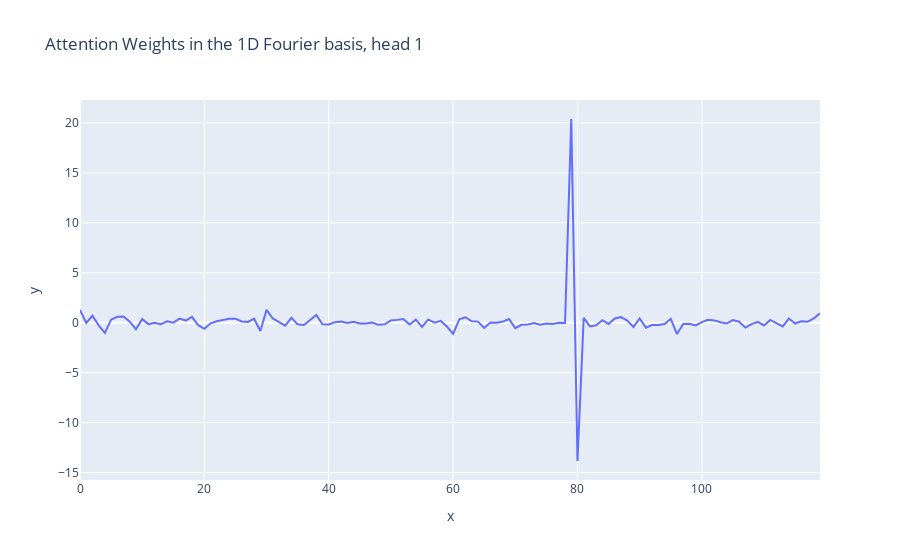
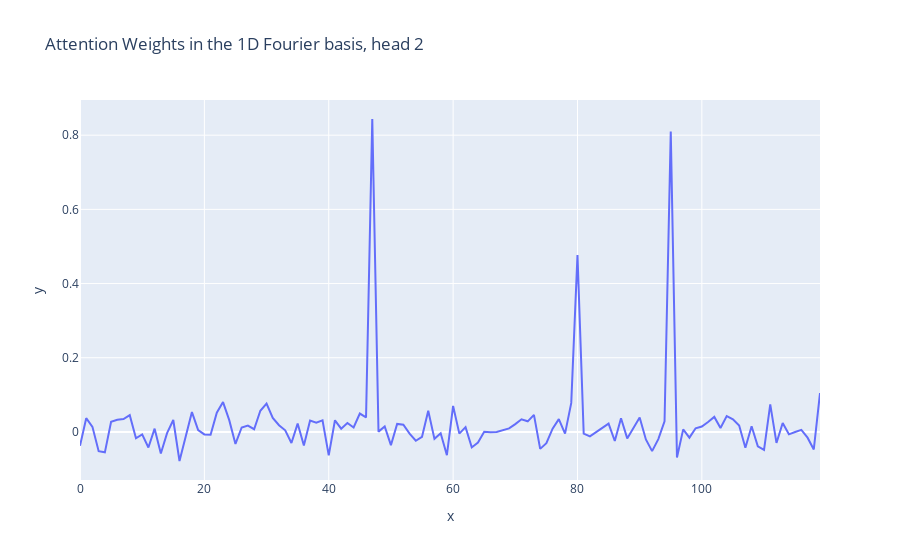
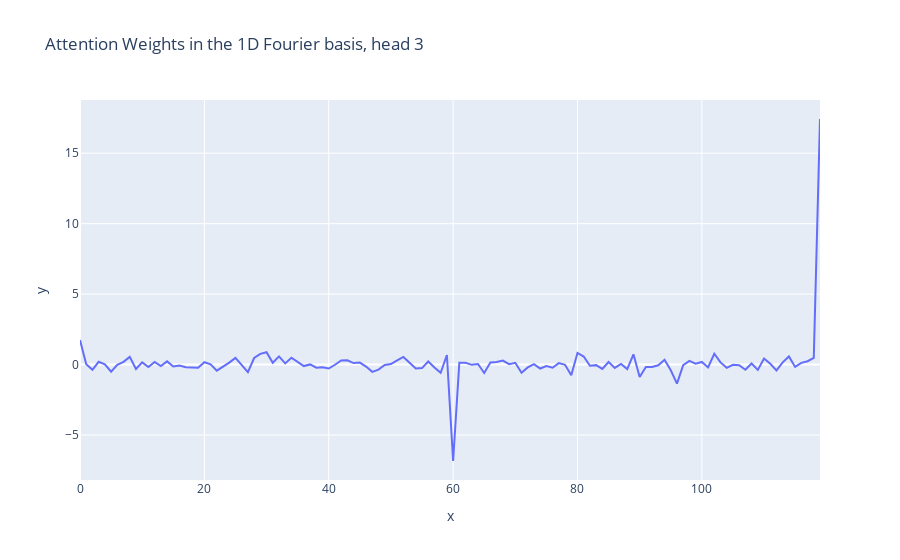
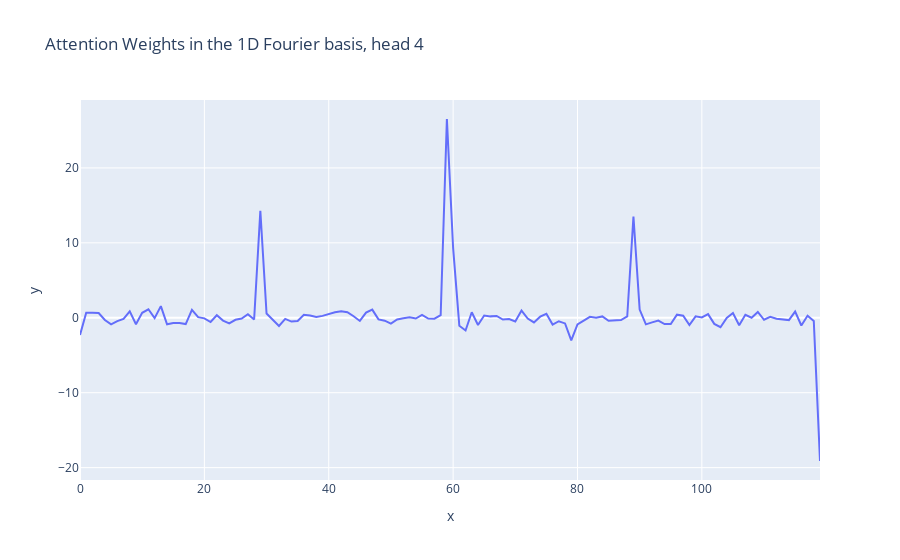

The cell these charts' notebook holds for them, in order:
### Code cell
p = 120


fourier_basis = []
fourier_basis.append(torch.ones(p)/np.sqrt(p))
fourier_basis_names = ['Const']
# Note that if p is even, we need to explicitly add a term for cos(kpi), ie
# alternating +1 and -1
for i in range(1, p//2):
    fourier_basis.append(torch.cos(2*torch.pi*torch.arange(p)*i/p))
    fourier_basis.append(torch.sin(2*torch.pi*torch.arange(p)*i/p))
    fourier_basis[-2]/=fourier_basis[-2].norm()
    fourier_basis[-1]/=fourier_basis[-1].norm()
    fourier_basis_names.append(f'cos {i}')
    fourier_basis_names.append(f'sin {i}')

if p % 2 == 0:
    cos_kpi = torch.cos(torch.pi * torch.arange(p))
    fourier_basis.append(cos_kpi / cos_kpi.norm())
    fourier_basis_names.append(f'cos {p // 2}')
fourier_basis = torch.stack(fourier_basis, dim=0).to(device)

final_pos_resid_initial = model.W_E[240, :] + model.W_pos[2, :]

eq_q = torch.einsum('m, imh -> ih', final_pos_resid_initial, W_Q)
num_k = torch.einsum('iMh, vM -> ivh', W_K, W_E)
W_attn = torch.einsum('ih, ivh -> iv', eq_q, num_k)/32

fourier_W_attn = W_attn @ fourier_basis.T

for i in range(4):
    line(fourier_W_attn[i].detach(),
        title=f'Attention Weights in the 1D Fourier basis, head {i+1}')

### Figure 1 — Plotly figure (JSON) as saved in the notebook; plotly's stock layout.template omitted (floating-point values rounded to 4 significant figures)
{"data": [{"hovertemplate": "x=%{x}<br>y=%{y}<extra></extra>", "legendgroup": "", "line": {"color": "#636efa", "dash": "solid"}, "marker": {"symbol": "circle"}, "mode": "lines", "name": "", "orientation": "v", "showlegend": false, "type": "scatter", "x": [0, 1, 2, 3, 4, 5, 6, 7, 8, 9, 10, 11, 12, 13, 14, 15, 16, 17, 18, 19, 20, 21, 22, 23, 24, 25, 26, 27, 28, 29, 30, 31, 32, 33, 34, 35, 36, 37, 38, 39, 40, 41, 42, 43, 44, 45, 46, 47, 48, 49, 50, 51, 52, 53, 54, 55, 56, 57, 58, 59, 60, 61, 62, 63, 64, 65, 66, 67, 68, 69, 70, 71, 72, 73, 74, 75, 76, 77, 78, 79, 80, 81, 82, 83, 84, 85, 86, 87, 88, 89, 90, 91, 92, 93, 94, 95, 96, 97, 98, 99, 100, 101, 102, 103, 104, 105, 106, 107, 108, 109, 110, 111, 112, 113, 114, 115, 116, 117, 118, 119], "xaxis": "x", "y": [1.275, -0.02718, 0.6943, -0.2686, -1.03, 0.3004, 0.5889, 0.621, 0.09412, -0.652, 0.3553, -0.1478, -0.01331, -0.1643, 0.1415, 0.0006207, 0.4111, 0.2096, 0.5775, -0.2469, -0.6097, -0.06948, 0.143, 0.2589, 0.3992, 0.4014, 0.1256, 0.081, 0.398, -0.8347, 1.278, 0.4174, 0.07224, -0.2963, 0.4792, -0.1667, -0.2382, 0.2956, 0.7653, -0.1593, -0.1772, 0.05205, 0.1133, -0.03044, 0.08174, -0.07997, -0.0927, 0.006454, -0.2182, -0.1683, 0.2217, 0.279, 0.355, -0.1776, 0.2989, -0.4211, 0.324, -0.003542, 0.1769, -0.386, -1.118, 0.3269, 0.5394, 0.1418, 0.1041, -0.5238, 0.007513, -0.008403, 0.1103, 0.3591, -0.5544, -0.2125, -0.1868, -0.03828, -0.214, -0.07621, -0.1384, -0.01609, -0.0398, 20.38, -13.84, 0.4784, -0.378, -0.2652, 0.2503, -0.1285, 0.4199, 0.5661, 0.2151, -0.42, 0.4246, -0.4987, -0.2443, -0.2242, -0.1334, 0.389, -1.142, -0.1234, -0.115, -0.2822, 0.05195, 0.2964, 0.226, 0.03967, -0.08757, 0.2614, 0.09905, -0.4972, -0.1428, 0.07471, -0.2827, 0.272, -0.06589, -0.3807, 0.4132, -0.08841, 0.1346, 0.08919, 0.4288, 0.9437], "yaxis": "y"}], "layout": {"autosize": true, "legend": {"tracegroupgap": 0}, "title": {"text": "Attention Weights in the 1D Fourier basis, head 1"}, "xaxis": {"anchor": "y", "autorange": true, "domain": [0, 1], "range": [0, 119], "title": {"text": "x"}, "type": "linear"}, "yaxis": {"anchor": "x", "autorange": true, "domain": [0, 1], "range": [-15.74, 22.28], "title": {"text": "y"}, "type": "linear"}}}

### Figure 2 — Plotly figure (JSON) as saved in the notebook; plotly's stock layout.template omitted (floating-point values rounded to 4 significant figures)
{"data": [{"hovertemplate": "x=%{x}<br>y=%{y}<extra></extra>", "legendgroup": "", "line": {"color": "#636efa", "dash": "solid"}, "marker": {"symbol": "circle"}, "mode": "lines", "name": "", "orientation": "v", "showlegend": false, "type": "scatter", "x": [0, 1, 2, 3, 4, 5, 6, 7, 8, 9, 10, 11, 12, 13, 14, 15, 16, 17, 18, 19, 20, 21, 22, 23, 24, 25, 26, 27, 28, 29, 30, 31, 32, 33, 34, 35, 36, 37, 38, 39, 40, 41, 42, 43, 44, 45, 46, 47, 48, 49, 50, 51, 52, 53, 54, 55, 56, 57, 58, 59, 60, 61, 62, 63, 64, 65, 66, 67, 68, 69, 70, 71, 72, 73, 74, 75, 76, 77, 78, 79, 80, 81, 82, 83, 84, 85, 86, 87, 88, 89, 90, 91, 92, 93, 94, 95, 96, 97, 98, 99, 100, 101, 102, 103, 104, 105, 106, 107, 108, 109, 110, 111, 112, 113, 114, 115, 116, 117, 118, 119], "xaxis": "x", "y": [-0.03719, 0.03694, 0.01375, -0.05182, -0.05507, 0.02752, 0.03271, 0.03449, 0.04511, -0.01716, -0.006621, -0.04211, 0.008822, -0.05813, -0.003467, 0.03205, -0.07844, -0.0126, 0.05343, 0.005022, -0.006807, -0.007658, 0.05187, 0.08036, 0.03173, -0.03228, 0.0119, 0.01705, 0.00726, 0.05712, 0.07624, 0.03777, 0.01805, 0.004243, -0.03003, 0.02239, -0.03692, 0.03055, 0.02508, 0.031, -0.06339, 0.03133, 0.008795, 0.0239, 0.01191, 0.04949, 0.03917, 0.8436, 0.0008098, 0.01466, -0.03576, 0.0215, 0.01927, -0.004667, -0.02383, -0.01332, 0.0568, -0.01873, -0.003695, -0.06283, 0.07, -0.004682, 0.01276, -0.04179, -0.02855, 0.0001785, -0.001107, -0.000307, 0.004678, 0.009491, 0.02102, 0.03411, 0.02856, 0.0459, -0.04575, -0.03049, 0.008675, 0.03446, -0.004734, 0.07822, 0.4769, -0.004659, -0.01192, -0.0003862, 0.00885, 0.02237, -0.02443, 0.03688, -0.01749, 0.01239, 0.03869, -0.02023, -0.05178, -0.01936, 0.02836, 0.8096, -0.0692, 0.006791, -0.01553, 0.009816, 0.0145, 0.0268, 0.04045, 0.01033, 0.04245, 0.03378, 0.01721, -0.04291, 0.01526, -0.0387, -0.04858, 0.07431, -0.02972, 0.02386, -0.006507, -0.0001605, 0.005576, -0.0155, -0.04721, 0.1046], "yaxis": "y"}], "layout": {"autosize": true, "legend": {"tracegroupgap": 0}, "title": {"text": "Attention Weights in the 1D Fourier basis, head 2"}, "xaxis": {"anchor": "y", "autorange": true, "domain": [0, 1], "range": [0, 119], "title": {"text": "x"}, "type": "linear"}, "yaxis": {"anchor": "x", "autorange": true, "domain": [0, 1], "range": [-0.1297, 0.8949], "title": {"text": "y"}, "type": "linear"}}}

### Figure 3 — Plotly figure (JSON) as saved in the notebook; plotly's stock layout.template omitted (floating-point values rounded to 4 significant figures)
{"data": [{"hovertemplate": "x=%{x}<br>y=%{y}<extra></extra>", "legendgroup": "", "line": {"color": "#636efa", "dash": "solid"}, "marker": {"symbol": "circle"}, "mode": "lines", "name": "", "orientation": "v", "showlegend": false, "type": "scatter", "x": [0, 1, 2, 3, 4, 5, 6, 7, 8, 9, 10, 11, 12, 13, 14, 15, 16, 17, 18, 19, 20, 21, 22, 23, 24, 25, 26, 27, 28, 29, 30, 31, 32, 33, 34, 35, 36, 37, 38, 39, 40, 41, 42, 43, 44, 45, 46, 47, 48, 49, 50, 51, 52, 53, 54, 55, 56, 57, 58, 59, 60, 61, 62, 63, 64, 65, 66, 67, 68, 69, 70, 71, 72, 73, 74, 75, 76, 77, 78, 79, 80, 81, 82, 83, 84, 85, 86, 87, 88, 89, 90, 91, 92, 93, 94, 95, 96, 97, 98, 99, 100, 101, 102, 103, 104, 105, 106, 107, 108, 109, 110, 111, 112, 113, 114, 115, 116, 117, 118, 119], "xaxis": "x", "y": [1.741, 0.02522, -0.3671, 0.1962, 0.01182, -0.5039, -0.01158, 0.1951, 0.5473, -0.3125, 0.1597, -0.1695, 0.1837, -0.1065, 0.2295, -0.1367, -0.06197, -0.1938, -0.2001, -0.2186, 0.1718, 0.02182, -0.429, -0.1678, 0.1417, 0.4724, -0.01599, -0.5354, 0.466, 0.7619, 0.8753, 0.1302, 0.5854, 0.08718, 0.4882, 0.1864, -0.103, 0.01256, -0.2222, -0.1912, -0.2762, -0.01149, 0.2967, 0.3043, 0.1098, 0.1425, -0.143, -0.5156, -0.3571, -0.02065, 0.03882, 0.2995, 0.5444, 0.1359, -0.2721, -0.2473, 0.2195, -0.198, -0.5837, 0.6834, -6.84, 0.1285, 0.1272, -0.01685, 0.04276, -0.5941, 0.1474, 0.1801, 0.2841, 0.03283, 0.1285, -0.5784, -0.1974, 0.03323, -0.2796, -0.1105, -0.2185, 0.1073, -0.01062, -0.7576, 0.8283, 0.5704, -0.07903, -0.03935, -0.302, 0.1865, -0.2374, 0.04653, -0.3212, 0.7262, -0.8814, -0.1754, -0.166, -0.0474, 0.3476, -0.4074, -1.347, -0.03554, 0.2626, 0.05923, 0.1898, -0.2027, 0.77, 0.1572, -0.2293, -0.01483, -0.04586, -0.3682, 0.07518, -0.3733, 0.4319, 0.05798, -0.4156, 0.1609, 0.5791, -0.1672, 0.1229, 0.2411, 0.4828, 17.43], "yaxis": "y"}], "layout": {"autosize": true, "legend": {"tracegroupgap": 0}, "title": {"text": "Attention Weights in the 1D Fourier basis, head 3"}, "xaxis": {"anchor": "y", "autorange": true, "domain": [0, 1], "range": [0, 119], "title": {"text": "x"}, "type": "linear"}, "yaxis": {"anchor": "x", "autorange": true, "domain": [0, 1], "range": [-8.188, 18.77], "title": {"text": "y"}, "type": "linear"}}}

### Figure 4 — Plotly figure (JSON) as saved in the notebook; plotly's stock layout.template omitted (floating-point values rounded to 4 significant figures)
{"data": [{"hovertemplate": "x=%{x}<br>y=%{y}<extra></extra>", "legendgroup": "", "line": {"color": "#636efa", "dash": "solid"}, "marker": {"symbol": "circle"}, "mode": "lines", "name": "", "orientation": "v", "showlegend": false, "type": "scatter", "x": [0, 1, 2, 3, 4, 5, 6, 7, 8, 9, 10, 11, 12, 13, 14, 15, 16, 17, 18, 19, 20, 21, 22, 23, 24, 25, 26, 27, 28, 29, 30, 31, 32, 33, 34, 35, 36, 37, 38, 39, 40, 41, 42, 43, 44, 45, 46, 47, 48, 49, 50, 51, 52, 53, 54, 55, 56, 57, 58, 59, 60, 61, 62, 63, 64, 65, 66, 67, 68, 69, 70, 71, 72, 73, 74, 75, 76, 77, 78, 79, 80, 81, 82, 83, 84, 85, 86, 87, 88, 89, 90, 91, 92, 93, 94, 95, 96, 97, 98, 99, 100, 101, 102, 103, 104, 105, 106, 107, 108, 109, 110, 111, 112, 113, 114, 115, 116, 117, 118, 119], "xaxis": "x", "y": [-2.284, 0.6804, 0.6788, 0.6324, -0.2959, -0.8809, -0.4376, -0.1438, 0.8582, -0.8599, 0.6601, 1.136, -0.04229, 1.557, -0.8629, -0.6924, -0.7095, -0.8371, 1.057, 0.08242, -0.07456, -0.5687, 0.3385, -0.3758, -0.7383, -0.2674, -0.1105, 0.4701, -0.227, 14.29, 0.5651, -0.2148, -1.087, -0.1495, -0.512, -0.4242, 0.3977, 0.3041, 0.1198, 0.2522, 0.4989, 0.7266, 0.8666, 0.7469, 0.1993, -0.4267, 0.6897, 1.084, -0.2127, -0.3879, -0.7834, -0.2314, -0.06606, 0.06583, -0.1046, 0.375, -0.1043, -0.1146, 0.3492, 26.53, 9.319, -1.076, -1.694, 0.7429, -0.9695, 0.3053, 0.1867, 0.2455, -0.2426, -0.1779, -0.486, 0.9545, -0.1007, -0.6191, 0.1411, 0.5343, -0.9123, -0.4611, -0.7541, -3.005, -0.8905, -0.3634, 0.1238, 0.003661, 0.1823, -0.4015, -0.306, -0.2973, 0.1744, 13.52, 1.087, -0.8819, -0.6169, -0.3789, -0.843, -0.8266, 0.4174, 0.2794, -0.9759, 0.1874, 0.05351, 0.4854, -0.8158, -1.265, -0.0173, 0.6383, -1.004, 0.3956, 0.004916, 0.7711, -0.2655, 0.1369, -0.1333, -0.1951, -0.3106, 0.8243, -1.036, 0.2746, -0.4404, -19.11], "yaxis": "y"}], "layout": {"autosize": true, "legend": {"tracegroupgap": 0}, "title": {"text": "Attention Weights in the 1D Fourier basis, head 4"}, "xaxis": {"anchor": "y", "autorange": true, "domain": [0, 1], "range": [0, 119], "title": {"text": "x"}, "type": "linear"}, "yaxis": {"anchor": "x", "autorange": true, "domain": [0, 1], "range": [-21.65, 29.06], "title": {"text": "y"}, "type": "linear"}}}
